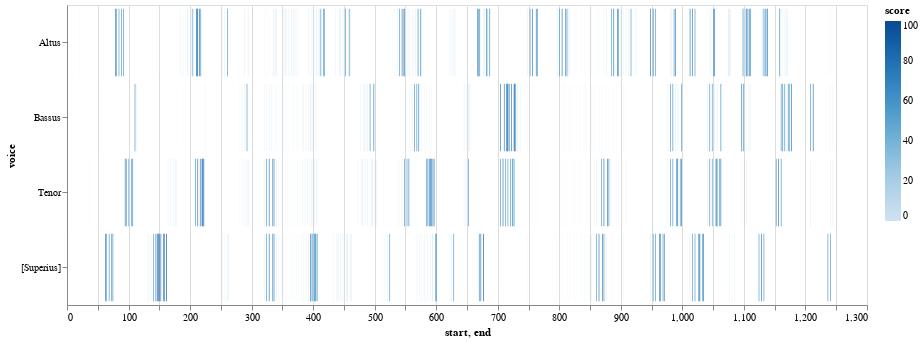

The code cell stored with this chart in its notebook:
### Code cell
viz_demo.plot_close_match_heatmap(mel_ngrams, '-2, -2, -2, -2, -2', selected_patterns=[], voices=[])

### Figure 1 — Vega-Lite specification as saved in the notebook (floating-point values rounded to 4 significant figures; data arrays with more than 128 entries replaced by an {"elided": "..."} marker saying what was removed)
{"config": {"view": {"continuousWidth": 400, "continuousHeight": 300}}, "data": {"name": "data-2e2bd5972aa6abc341d93ee35ef8503a"}, "mark": "bar", "encoding": {"color": {"type": "quantitative", "field": "score"}, "opacity": {"condition": {"value": 1, "test": "(datum.score > SelectorName.cutoff)"}, "value": 0.2}, "tooltip": [{"type": "quantitative", "field": "start"}, {"type": "quantitative", "field": "end"}, {"type": "nominal", "field": "pattern"}, {"type": "quantitative", "field": "score"}], "x": {"type": "quantitative", "field": "start"}, "x2": {"field": "end"}, "y": {"type": "nominal", "field": "voice"}}, "height": 300, "selection": {"SelectorName": {"type": "single", "fields": ["cutoff"], "bind": {"input": "range", "max": 100, "min": 0, "name": "cutoff:", "step": 1}, "init": {"cutoff": 50}}, "selector009": {"type": "interval", "bind": "scales", "encodings": ["x", "y"]}}, "width": 800, "$schema": "https://vega.github.io/schema/vega-lite/v4.8.1.json", "datasets": {"data-2e2bd5972aa6abc341d93ee35ef8503a": {"elided": "586 records"}}}
